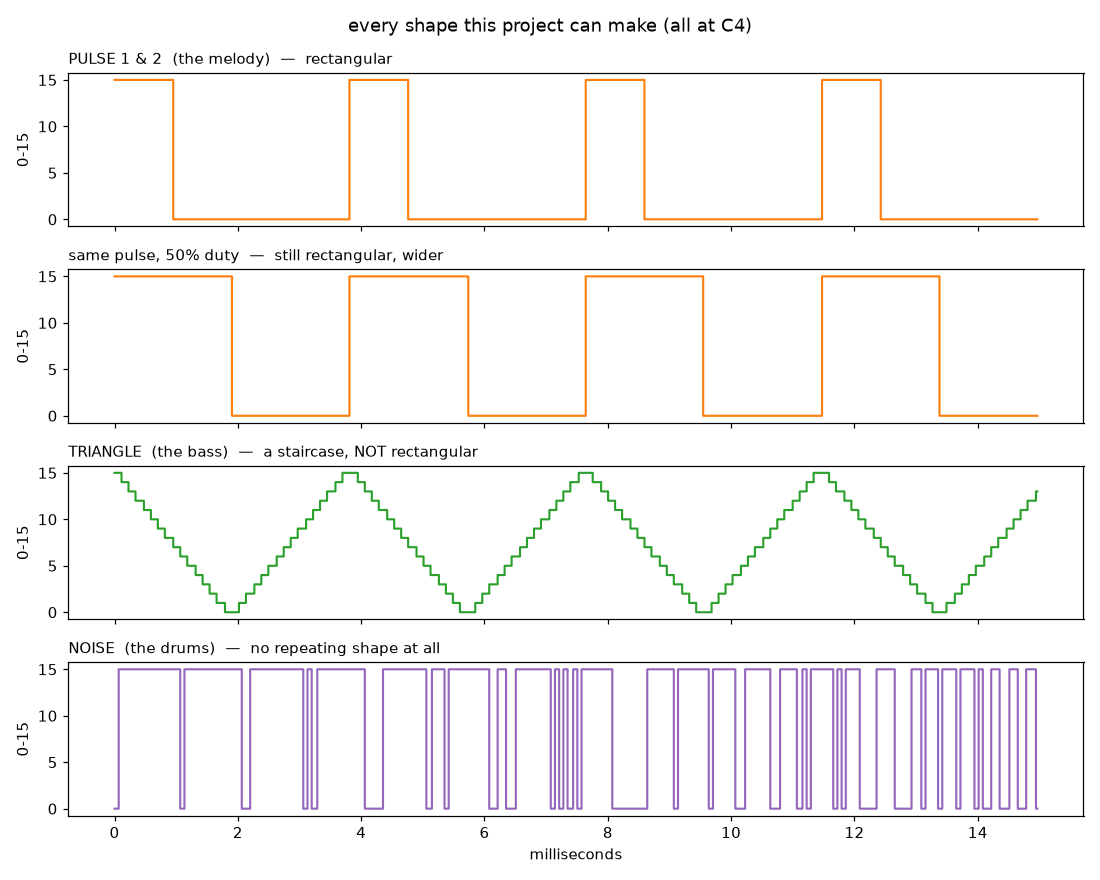

Reproduce this figure in Python.
"""Every waveform shape the chip can make, all at C4.

Writes two figures:
    c4_two_shapes.png  - a sine vs this chip's pulse, same note
    four_shapes.png    - all four channels
"""
import numpy as np
import matplotlib.pyplot as plt
from nes_apu import (SR, note_hz, pulse_period, tri_period,
                     gen_pulse, gen_triangle, gen_noise)

hz = note_hz("C4")
n  = int(0.015 * SR)          # 15 ms
t  = np.arange(n) / SR * 1000
F  = 3                        # gen_* take per-frame arrays, 735 samples each

pulse25 = gen_pulse(np.full(F, pulse_period(hz), float), np.full(F, 15.0), 1)[:n]
pulse50 = gen_pulse(np.full(F, pulse_period(hz), float), np.full(F, 15.0), 2)[:n]
triangle = gen_triangle(np.full(F, tri_period(hz), float), np.ones(F))[:n]
noise = gen_noise(np.full(F, 6), np.full(F, 15.0))[:n]
sine = np.sin(2 * np.pi * hz * np.arange(n) / SR)

# --- figure 1: same note, different shape ----------------------------------
fig, ax = plt.subplots(2, 1, figsize=(10, 5), sharex=True)
ax[0].plot(t, sine)
ax[0].set_title("C4 as a pure tone (a sine wave)")
ax[1].step(t, pulse25, color="tab:orange", where="post")
ax[1].set_title("C4 on this project's NES pulse channel")
for a in ax:
    a.set_ylabel("amplitude")
    a.axhline(0, color="gray", lw=.5)
    for k in range(5):                       # mark where each repeat begins
        a.axvline(k * 1000 / hz, color="red", ls=":", lw=1)
ax[1].set_xlabel("milliseconds")
fig.suptitle("same note, same repeat rate, different shape")
fig.tight_layout()
fig.savefig("c4_two_shapes.png", dpi=110)

# --- figure 2: the whole palette -------------------------------------------
fig, ax = plt.subplots(4, 1, figsize=(10, 8), sharex=True)
for a, y, title, colour in [
        (ax[0], pulse25,  "PULSE 1 & 2  (the melody)  —  rectangular", "tab:orange"),
        (ax[1], pulse50,  "same pulse, 50% duty  —  still rectangular, wider", "tab:orange"),
        (ax[2], triangle, "TRIANGLE  (the bass)  —  a staircase, NOT rectangular", "tab:green"),
        (ax[3], noise,    "NOISE  (the drums)  —  no repeating shape at all", "tab:purple")]:
    a.step(t, y, color=colour, lw=1.4, where="post")
    a.set_title(title, fontsize=10, loc="left")
    a.set_ylabel("0-15")
ax[3].set_xlabel("milliseconds")
fig.suptitle("every shape this project can make (all at C4)")
fig.tight_layout()
fig.savefig("four_shapes.png", dpi=110)
print("wrote c4_two_shapes.png and four_shapes.png")
